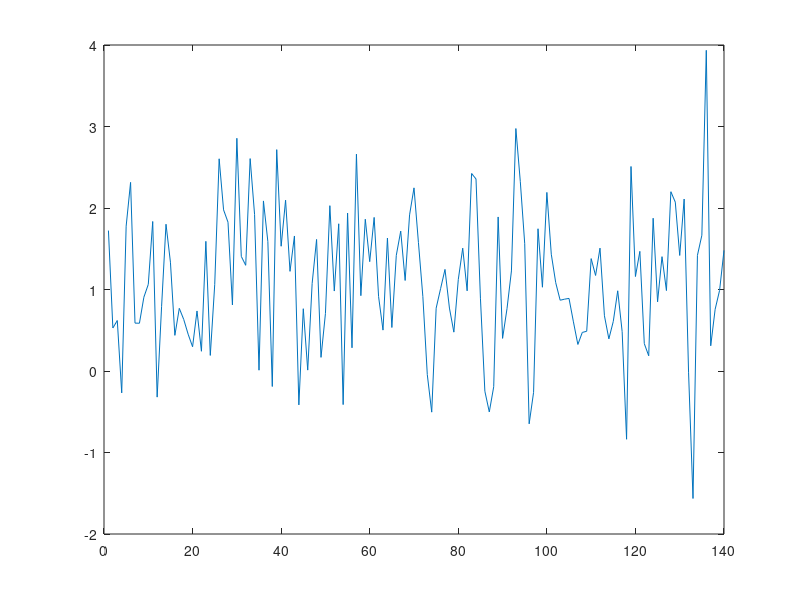

Recreate this plot in MATLAB.

clear all; close all; clc;

r = normrnd(1,3,[1 100]);
plot(r)


r = normrnd(1,1,[1 140]);
plot(r)


% prova

% aggiunta da github.com

% nuova frase da github.com

